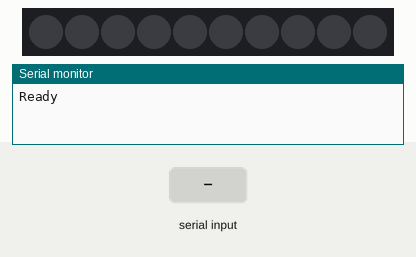
A program run on a simulated ESP32. Shown: 10 RGB LEDs in strip order, left to right, the last lines printed to the serial monitor. The inputs (shaded band) are chosen by the test bench. Dim RGB values are drawn brighter than linear.

Above: at 1.2 s.
1.3 s: "90,45,200\n" received over Serial
At 1.6 s:
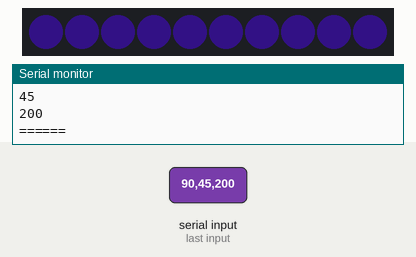
2.8 s: "90,45\n" received over Serial
At 3.9 s:
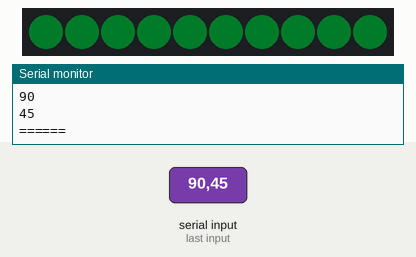
4.3 s: "1,90,45\n" received over Serial
At 7.1 s:
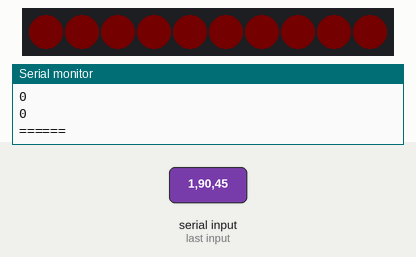
7.3 s: "5\n" received over Serial
At 10.1 s:
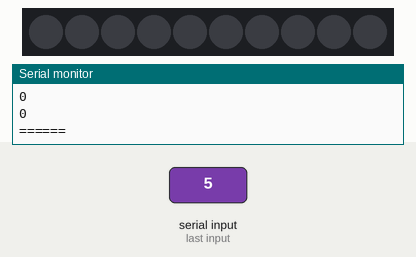
Timing chart, 0 to 11.3 s (numbered marks = the images above; inputs shaded):
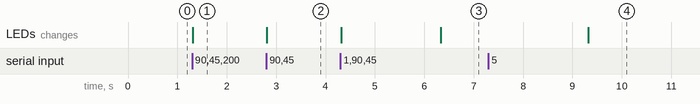

Measured:
- after the input at 1.3 s, the LEDs: change at once (image 1)
- after the input at 2.8 s, the LEDs: change at once (image 2)
- after the input at 4.3 s, the LEDs: first change at once (image 3 shows a later state)
- after the input at 7.3 s, the LEDs: change after 2.0 s (image 4)

The program:

main.cpp
```cpp
#include <Arduino.h>
#include <FastLED.h>

#define NUM_LEDS 10
#define DATA_PIN 25

CRGB leds[NUM_LEDS];

void setup() {
    Serial.begin(115200);
    FastLED.addLeds<WS2812B, DATA_PIN, GRB>(leds, NUM_LEDS);  // GRB ordering is typical
    FastLED.setBrightness(10);
    Serial.print("Ready");
}

void loop() {

  if (Serial.available()){

    int red = Serial.parseInt();
    int green = Serial.parseInt();
    int blue = Serial.parseInt();

    for (int i = 0; i < NUM_LEDS; i++){

      leds[i].setRGB(red,green,blue);
      Serial.println(i);
      Serial.println(red);
      Serial.println(green);
      Serial.println(blue);
      Serial.println("======");
    }


    FastLED.show();


    // for (int i = 0; i < NUM_LEDS; i++){

    //   int red = Serial.parseInt();
    //   int green = Serial.parseInt();
    //   int blue = Serial.parseInt();

    //   leds[i] = CRGB(red, green, blue);
    //   FastLED.show();

    //   // clear this led for the next time around the loop
    //   // leds[i] = CRGB::Black;
    //   // delay(30);

    //   // Serial.print("r");
    //   // Serial.println(color.R);

    //   // Serial.println(",");

    //   // Serial.print("g");
    //   // Serial.print(green);

    //   // Serial.println(",");

    //   // Serial.print("b");
    //   // Serial.print(blue);

    // }
  }

}
```
